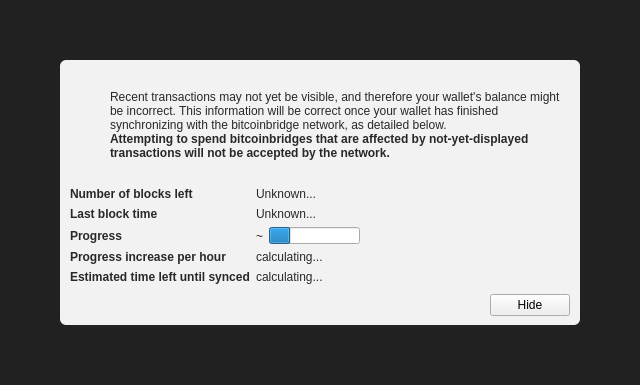
<?xml version="1.0" encoding="UTF-8"?>
<ui version="4.0">
 <class>ModalOverlay</class>
 <widget class="ModalOverlay" name="ModalOverlay">
  <property name="geometry">
   <rect>
    <x>0</x>
    <y>0</y>
    <width>640</width>
    <height>385</height>
   </rect>
  </property>
  <property name="windowTitle">
   <string>Form</string>
  </property>
  <layout class="QVBoxLayout" name="verticalLayout" stretch="0">
   <property name="sizeConstraint">
    <enum>QLayout::SetDefaultConstraint</enum>
   </property>
   <property name="leftMargin">
    <number>0</number>
   </property>
   <property name="topMargin">
    <number>0</number>
   </property>
   <property name="rightMargin">
    <number>0</number>
   </property>
   <property name="bottomMargin">
    <number>0</number>
   </property>
   <item>
    <widget class="QWidget" name="bgWidget" native="true">
     <property name="styleSheet">
      <string notr="true">#bgWidget { background: rgba(0,0,0,220); }</string>
     </property>
     <layout class="QVBoxLayout" name="verticalLayoutMain" stretch="1">
      <property name="leftMargin">
       <number>60</number>
      </property>
      <property name="topMargin">
       <number>60</number>
      </property>
      <property name="rightMargin">
       <number>60</number>
      </property>
      <property name="bottomMargin">
       <number>60</number>
      </property>
      <item>
       <widget class="QWidget" name="contentWidget" native="true">
        <property name="styleSheet">
         <string notr="true">#contentWidget { background: rgba(255,255,255,240); border-radius: 6px; }

QLabel { color: rgb(40,40,40);  }</string>
        </property>
        <layout class="QVBoxLayout" name="verticalLayoutSub" stretch="1,0,0,0">
         <property name="spacing">
          <number>0</number>
         </property>
         <property name="leftMargin">
          <number>10</number>
         </property>
         <property name="topMargin">
          <number>10</number>
         </property>
         <property name="rightMargin">
          <number>10</number>
         </property>
         <property name="bottomMargin">
          <number>10</number>
         </property>
         <item>
          <layout class="QHBoxLayout" name="horizontalLayoutIconText" stretch="0,1">
           <property name="topMargin">
            <number>20</number>
           </property>
           <item>
            <layout class="QVBoxLayout" name="verticalLayoutIcon">
             <property name="leftMargin">
              <number>0</number>
             </property>
             <item>
              <widget class="QPushButton" name="warningIcon">
               <property name="enabled">
                <bool>false</bool>
               </property>
               <property name="text">
                <string/>
               </property>
               <property name="icon">
                <iconset>
                 <normaloff>:/icons/warning</normaloff>
                 <disabledoff>:/icons/warning</disabledoff>:/icons/warning</iconset>
               </property>
               <property name="iconSize">
                <size>
                 <width>48</width>
                 <height>48</height>
                </size>
               </property>
               <property name="flat">
                <bool>true</bool>
               </property>
              </widget>
             </item>
             <item>
              <spacer name="verticalSpacerWarningIcon">
               <property name="orientation">
                <enum>Qt::Vertical</enum>
               </property>
               <property name="sizeHint" stdset="0">
                <size>
                 <width>20</width>
                 <height>40</height>
                </size>
               </property>
              </spacer>
             </item>
            </layout>
           </item>
           <item>
            <layout class="QVBoxLayout" name="verticalLayoutInfoText">
             <property name="leftMargin">
              <number>0</number>
             </property>
             <property name="topMargin">
              <number>0</number>
             </property>
             <item>
              <widget class="QLabel" name="infoText">
               <property name="text">
                <string>Recent transactions may not yet be visible, and therefore your wallet's balance might be incorrect. This information will be correct once your wallet has finished synchronizing with the bitcoinbridge network, as detailed below.</string>
               </property>
               <property name="textFormat">
                <enum>Qt::RichText</enum>
               </property>
               <property name="wordWrap">
                <bool>true</bool>
               </property>
              </widget>
             </item>
             <item>
              <widget class="QLabel" name="infoTextStrong">
               <property name="font">
                <font>
                 <weight>75</weight>
                 <bold>true</bold>
                </font>
               </property>
               <property name="text">
                <string>Attempting to spend bitcoinbridges that are affected by not-yet-displayed transactions will not be accepted by the network.</string>
               </property>
               <property name="textFormat">
                <enum>Qt::RichText</enum>
               </property>
               <property name="wordWrap">
                <bool>true</bool>
               </property>
              </widget>
             </item>
             <item>
              <spacer name="verticalSpacerInTextSpace">
               <property name="orientation">
                <enum>Qt::Vertical</enum>
               </property>
               <property name="sizeHint" stdset="0">
                <size>
                 <width>20</width>
                 <height>40</height>
                </size>
               </property>
              </spacer>
             </item>
            </layout>
           </item>
          </layout>
         </item>
         <item>
          <spacer name="verticalSpacerAfterText">
           <property name="orientation">
            <enum>Qt::Vertical</enum>
           </property>
           <property name="sizeHint" stdset="0">
            <size>
             <width>20</width>
             <height>40</height>
            </size>
           </property>
          </spacer>
         </item>
         <item>
          <layout class="QFormLayout" name="formLayout">
           <property name="fieldGrowthPolicy">
            <enum>QFormLayout::FieldsStayAtSizeHint</enum>
           </property>
           <property name="horizontalSpacing">
            <number>6</number>
           </property>
           <property name="verticalSpacing">
            <number>6</number>
           </property>
           <property name="topMargin">
            <number>10</number>
           </property>
           <item row="0" column="0">
            <widget class="QLabel" name="labelNumberOfBlocksLeft">
             <property name="font">
              <font>
               <weight>75</weight>
               <bold>true</bold>
              </font>
             </property>
             <property name="text">
              <string>Number of blocks left</string>
             </property>
            </widget>
           </item>
           <item row="0" column="1">
            <widget class="QLabel" name="numberOfBlocksLeft">
             <property name="text">
              <string>Unknown...</string>
             </property>
            </widget>
           </item>
           <item row="1" column="0">
            <widget class="QLabel" name="labelLastBlockTime">
             <property name="font">
              <font>
               <weight>75</weight>
               <bold>true</bold>
              </font>
             </property>
             <property name="text">
              <string>Last block time</string>
             </property>
            </widget>
           </item>
           <item row="1" column="1">
            <widget class="QLabel" name="newestBlockDate">
             <property name="sizePolicy">
              <sizepolicy hsizetype="Maximum" vsizetype="Preferred">
               <horstretch>0</horstretch>
               <verstretch>0</verstretch>
              </sizepolicy>
             </property>
             <property name="text">
              <string>Unknown...</string>
             </property>
            </widget>
           </item>
           <item row="2" column="0">
            <widget class="QLabel" name="labelSyncDone">
             <property name="font">
              <font>
               <weight>75</weight>
               <bold>true</bold>
              </font>
             </property>
             <property name="text">
              <string>Progress</string>
             </property>
            </widget>
           </item>
           <item row="2" column="1">
            <layout class="QHBoxLayout" name="horizontalLayoutSync" stretch="0,1">
             <item>
              <widget class="QLabel" name="percentageProgress">
               <property name="text">
                <string notr="true">~</string>
               </property>
              </widget>
             </item>
             <item>
              <widget class="QProgressBar" name="progressBar">
               <property name="value">
                <number>24</number>
               </property>
               <property name="format">
                <string/>
               </property>
              </widget>
             </item>
            </layout>
           </item>
           <item row="4" column="0">
            <widget class="QLabel" name="labelProgressIncrease">
             <property name="font">
              <font>
               <weight>75</weight>
               <bold>true</bold>
              </font>
             </property>
             <property name="text">
              <string>Progress increase per hour</string>
             </property>
            </widget>
           </item>
           <item row="4" column="1">
            <widget class="QLabel" name="progressIncreasePerH">
             <property name="text">
              <string>calculating...</string>
             </property>
            </widget>
           </item>
           <item row="5" column="0">
            <widget class="QLabel" name="labelEstimatedTimeLeft">
             <property name="font">
              <font>
               <weight>75</weight>
               <bold>true</bold>
              </font>
             </property>
             <property name="text">
              <string>Estimated time left until synced</string>
             </property>
            </widget>
           </item>
           <item row="5" column="1">
            <widget class="QLabel" name="expectedTimeLeft">
             <property name="text">
              <string>calculating...</string>
             </property>
            </widget>
           </item>
          </layout>
         </item>
         <item>
          <layout class="QHBoxLayout" name="horizontalLayoutButtons">
           <property name="leftMargin">
            <number>10</number>
           </property>
           <property name="topMargin">
            <number>10</number>
           </property>
           <item>
            <spacer name="horizontalSpacer">
             <property name="orientation">
              <enum>Qt::Horizontal</enum>
             </property>
             <property name="sizeHint" stdset="0">
              <size>
               <width>40</width>
               <height>20</height>
              </size>
             </property>
            </spacer>
           </item>
           <item>
            <widget class="QPushButton" name="closeButton">
             <property name="text">
              <string>Hide</string>
             </property>
            </widget>
           </item>
          </layout>
         </item>
        </layout>
       </widget>
      </item>
     </layout>
    </widget>
   </item>
  </layout>
 </widget>
 <customwidgets>
  <customwidget>
   <class>ModalOverlay</class>
   <extends>QWidget</extends>
   <header>modaloverlay.h</header>
   <container>1</container>
  </customwidget>
 </customwidgets>
 <resources/>
 <connections/>
</ui>
